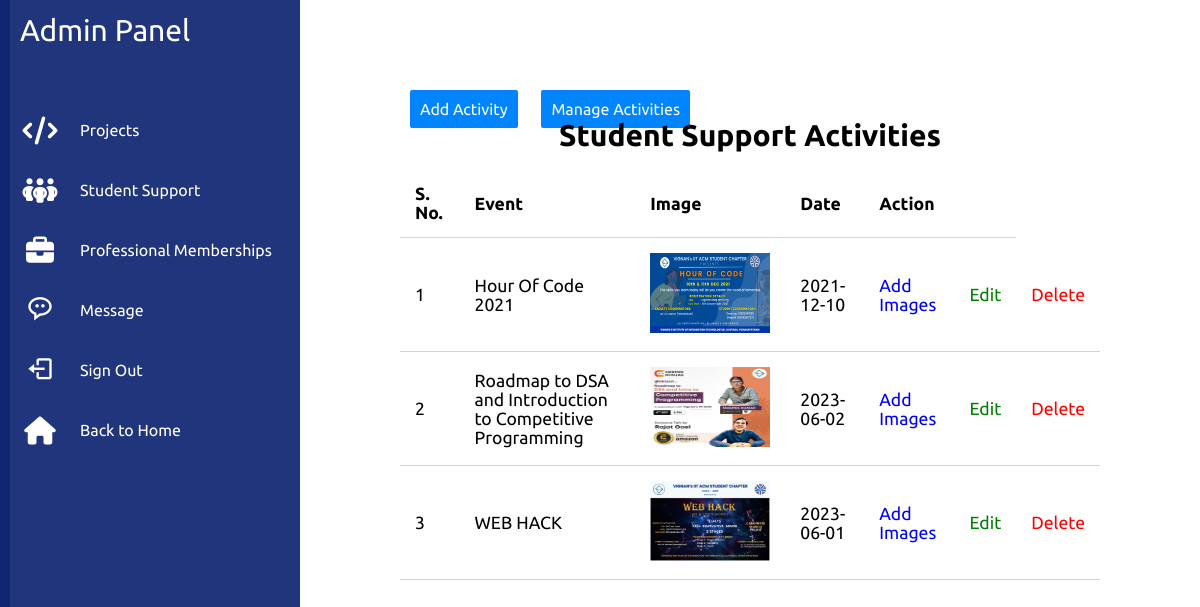
Page /admin/studentsupport/index.php (signed in) on the committed database.
### tables this page shows
CREATE TABLE `studentactivities` (
  `id` int(11) NOT NULL,
  `title` text DEFAULT NULL,
  `description` text DEFAULT NULL,
  `mainimage` text DEFAULT NULL,
  `createdat` date DEFAULT current_timestamp()
);

### admin/studentsupport/index.php (the view, shortened to what this page needs)
<?php
    if($_SESSION['id'] == true){
        require_once('../config.php');
?>
<!DOCTYPE html>
<html lang="en">
<head>
    <link rel="stylesheet" href="../../css/admin.css">
    <link href='https://unpkg.com/boxicons@2.1.4/css/boxicons.min.css' rel='stylesheet'>
    <link rel="stylesheet" href="https://cdnjs.cloudflare.com/ajax/libs/font-awesome/6.3.0/css/all.min.css">
</head>
<body>
    <div class="container">
        <div class="navigation">
            <ul>
                <li>
                    <a href="#">
                        <span class="title heading">Admin Panel</span>
                    </a>
                </li>
                <li>
                    <a href="../projects/index.php">
                        <span class="icon"><i class="fa-solid fa-code"></i></span>
                        <span class="title">Projects</span>
                    </a>
                </li>
                <li>
                    <a href="../studentsupport/index.php">
                        <span class="icon"><i class="fa-solid fa-people-group"></i></span>
                        <span class="title">Student Support</span>
                    </a>
                </li>
                <li>
                    <a href="../memberships/index.php">
                        <span class="icon"><i class="fa-solid fa-briefcase"></i></span>
                        <span class="title">Professional Memberships</span>
                    </a>
                </li>
                <li>
                    <a href="../messages/index.php">
                        <span class="icon"><i class='bx bx-message-rounded-dots'></i></span>
                        <span class="title">Message</span>
                    </a>
                </li>
                <li>
                    <a href="../../logout.php">
                        <span class="icon"><i class='bx bx-log-out'></i></i></span>
                        <span class="title">Sign Out</span>
                    </a>
                </li>
                <li>
                    <a href="../../index.php">
                        <span class="icon"><i class="fa-sharp fa-solid fa-house"></i></span>
                        <span class="title">Back to Home</span>
                    </a>
                </li>
            </ul>
        </div>
    </div>
    <div class="main">
        <div class="topbar">
        </div>
        <div class="admin-content">
            <div class="button-group">
                <a href="./create.php" class="admin-btn btn-blg">Add Activity</a>
                <a href="./index.php" class="admin-btn btn-blg">Manage Activities</a>
            </div>
            <div class="content">
                <h2 class="page-title">Student Support Activities</h2>
                <table>
                    <thead>
                        <th>S. No.</th>
                        <th>Event</th>
                        <th>Image</th>
                        <th>Date</th>
                        <th colspan="2">Action</th>
                    </thead>
                    <tbody>
                        <?php
                            $result = mysqli_query($db,"SELECT *  FROM `studentactivities` GROUP BY title");
                            if(!$result){
                                die("Invalid Query !!!".mysqli_connect_error());
                            }
                            else{
                                $count = 1;
                                while($row = mysqli_fetch_assoc($result)){
                                    $file = $row['mainimage'];
                                    $target = '../../images/activities/posters/';
                                    if ($file && file_exists($target . $file)) {
                                        $image = "<img src='$target$file' alt='user image'>";
                                    } else {
                                        $image = "No Image";
                                    }
                                    echo "
                                        <tr>
                                            <td>$count</td>
                                            <td>$row[title]</td>
                                            <td>$image</td>
                                            <td>$row[createdat]</td>
                                            <td><a href='./addimages.php?title=$row[title]' class='add'>Add Images</a></td>
                                            <td><a href='./edit.php?id=$row[id]' class='edit'>Edit</a></td>
                                            <td><a href='./delete.php?id=$row[id]' class='delete' onclick='return checkdelete()'>Delete</a></td>
                                        </tr>
                                    ";
                                    $count++;
                                }
                            }
                        ?>
                    </tbody>
                </table>
            </div>
        </div>
    </div>
</body>
</html>
<?php
    }
    else{
        header('Location: ../../index.php');
    }
?>

### css/admin.css (style rules this page uses)
* { margin: 0; padding: 0; box-sizing: border-box; font-family: 'Ubuntu', sans-serif; }
:root { --blue: rgba(15, 36, 113, 0.92); --white: #fff; --grey: #f5f5f5; --black1: #222; --black2: #999; }
body { min-height: 100vh; overflow-x: hidden; }
a { text-decoration: none; }
.admin-btn { padding: 10px; margin: 10px; width: 100px; background-color: rgb(0, 132, 255); border-radius: 2px; color: white; }
.container { position: relative; width: 100%; }
.navigation { position: fixed; width: 300px; height: 100%; background: var(--blue); border-left: 10px solid var(--blue); transition: 0.5s; overflow: hidden; }
.navigation ul { position: absolute; top: 0; left: 0; width: 100%; }
.navigation ul li { position: relative; width: 100%; list-style: none; border-top-left-radius: 30px; border-bottom-left-radius: 30px; }
.navigation ul li:nth-child(1) { margin-bottom: 40px; pointer-events: none; }
.navigation ul li a { position: relative; display: block; width: 100%; display: flex; text-decoration: none; color: var(--white); }
.navigation ul li a .icon { position: relative; display: block; min-width: 60px; height: 60px; line-height: 70px; text-align: center; }
.navigation ul li a .icon i { font-size: 1.75em; }
.navigation ul li a .title { position: relative; display: block; padding: 0 10px; line-height: 60px; text-align: start; white-space: nowrap; }
.navigation ul li a .title.heading { font-size: 30px; }
.main { position: absolute; width: calc(100% - 300px); left: 300px; min-height: 100vh; background: var(--white); transition: 0.5s; }
.topbar { width: 100%; height: 60px; display: flex; justify-content: space-around; align-items: center; padding: 0 10px; }
.admin-content { position: relative; flex: 8; height: 100%; padding: 40px 100px 100px; overflow-y: scroll; }
.admin-content .page-title { text-align: center; margin-bottom: 16px; font-size: 30px; }
.admin-content table { width: 100%; border-collapse: collapse; font-size: 1.1rem; }
th, td { padding: 15px; text-align: left; border-bottom: 1px solid lightgrey; }
table img { height: 80px; width: 120px; }
.edit { color: green; }
.delete { color: red; }
.add { color: blue; }

### rows in the picture
studentactivities: title "Hour Of Code 2021", mainimage (picture), createdat "2021-12-10"
studentactivities: title "Roadmap to DSA and Introduction to Competitive Programming", mainimage (picture), createdat "2023-06-02"
studentactivities: title "WEB HACK", mainimage (picture), createdat "2023-06-01"
